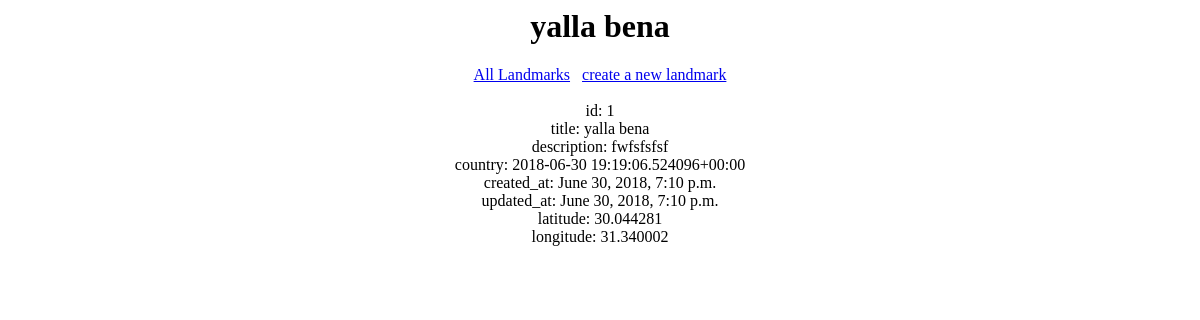
Before: /landmarks/1/ with the older database file.
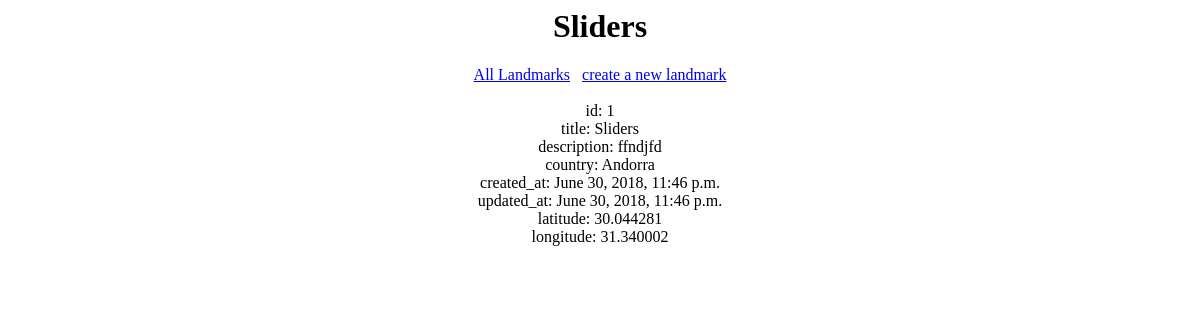
After: the same page with the newer database file.
### landmarks/models.py (models this page shows)
class Landmark(models.Model):
    title = models.CharField(max_length=50, unique=True)
    description = models.TextField(max_length=500)
    country = CountryField()
    latitude = models.FloatField(default="30.044281")
    longitude = models.FloatField(default="31.340002")
    created_at = models.DateTimeField(auto_now=False, auto_now_add=True)
    updated_at = models.DateTimeField(auto_now=True, auto_now_add=False)

### landmarks/views.py (the view)
# urls.py: url(r'^(?P<id>\d+)/$', landmark_details, name='details'),
def landmark_details(request, id=None): #retrieve
	instance = get_object_or_404(Landmark, id=id)
	context = {
		"title": instance.title,
		"instance": instance,
	}
	return render(request, "landmark_details.html", context)

### templates/landmark_details.html (shortened to what this page needs)
<html>
<body style="text-align: center;">
<h1>{{ title }}</h1>
<a href="/landmarks/">All Landmarks</a>
<a href="/landmarks/create/">create a new landmark</a>
<br/> </br>
id: {{ instance.id }}<br/>
title: {{ instance.title }}<br/>
description: {{ instance.description }}<br/>
country: {{ instance.country.name }}<br/>
created_at: {{ instance.created_at }}<br/>
updated_at: {{ instance.updated_at }}<br/>
latitude: {{ instance.latitude }} <br/>
longitude: {{instance.longitude}} <br/>
<div id="map" style="width:80%;height:500px;text-align: center;"></div>
</body>
</html>

Changed rows visible on the page:
changed Landmark id 1: title "yalla bena" → "Sliders"; description "fwfsfsfsf" → "ffndjfd"; country.name "2018-06-30 19:19:06.524096+00:00" → "Andorra"; created_at "June 30, 2018, 7:10 p.m." → "June 30, 2018, 11:46 p.m."; updated_at "June 30, 2018, 7:10 p.m." → "June 30, 2018, 11:46 p.m."
